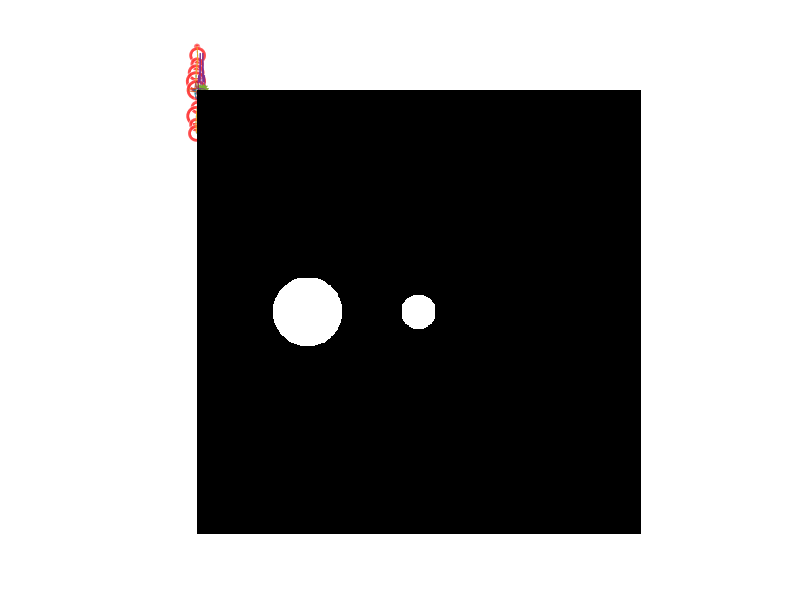

The MATLAB script that drew this image: (Note: this script raises an error after producing the figure.)
%% Circles along a curve
% x = [100,200,300,400];
% y = [100,200,300,400];
r = 2;

y = -50:10:50;
x = sin(y*180/pi);
z = zeros(1,length(y));

plot(x,y,LineWidth=3)
hold on
for i=1:length(y)
    viscircles([x(i),y(i)],r*randi([1,5],1));
%     viscircles([x(i),y(i)],r);
    hold on
end

%%
y = -50:10:50;
x = sin(y*180/pi);

% x = [10,25,30,40];
% y = [100,10,10,50];


slope = zeros(1,length(x)-1);
slope2 = zeros(1,length(x)-1);

for i = 1:length(slope)
    slope(i) = (y(i+1)-y(i))/(x(i+1)-x(i));
    slope2(i) = atan(slope(i));
end
plot(x,y)
hold on
plot(slope)
hold on
plot(slope2,'*')

%%

r=1
teta=-pi:0.01:pi;
x=r*cos(teta);
y=r*sin(teta);
plot3(x,y,zeros(1,numel(x)))

%% Ellipse rotation

a = 2; b = 10;
x = -5:0.1:5;
yminus = -sqrt(b^2 * (1 - x.^2 / a^2));
% plot(x,y)
% hold on
yplus = sqrt(b^2 * (1 - x.^2 / a^2));
plot(x,yminus,x,yplus)

hold on

pplus = zeros(2,length(x));
pplus(1,:) = x;
pplus(2,:) = yplus;

pminus = zeros(2,length(x));
pminus(1,:) = x;
pminus(2,:) = yminus;

theta = 3*pi/6;
rot3d = [cos(theta) -sin(theta) 0; sin(theta) cos(theta) 0; 0 0 1];
rot2d = [cos(theta) -sin(theta); sin(theta) cos(theta)];

% pnewminus = rot2d * pminus(1:2,:);
% pnewplus = rot2d * pplus(1:2,:);

pnewminus = rot2d * pminus;
pnewplus = rot2d * pplus;

xnewplus = pnewplus(1,:);
ynewplus = pnewplus(2,:);

xnewminus = pnewminus(1,:);
ynewminus = pnewminus(2,:);

plot(xnewplus,ynewplus,xnewminus,pnewminus);

%% Connected regions

slice = zeros(512,512,1);
% x0 = 255;
% y0 = 255;

x0 = [100 200 350 50];
y0 = [120 350 150 400];
r = [30 100 350 650];

for i = 1:length(x0)
    for x=1:512
        for y=1:512
%             if (x-x0(i))^2*randi([-10,10],1) + (y-y0(i))^2  < 400
%             if ((x-x0(i))^2 + (y-y0(i))^2  == 400) && ((x-x0(i))^2 + (y-y0(i))^2  < 400*randi([-100,100],1))
            if ((x-x0(i))^2 + (y-y0(i))^2  < r(i))
                slice(x,y,1) = 255;
            end
        end
    end
end

imshow(slice);

% CC = bwconncomp(slice);
% region = imread("regions2.png");
% r = 5;
% reg = rgb2gray(region);
% imshow(reg);
% 
% hold on
% 
% CC = bwconncomp(reg,4);
% centroid = regionprops(CC,'Centroid');
% all = regionprops(CC,'all');
% 
% 
% for i=1:length(centroid)
%     xc(i) = centroid(i).Centroid(1);
%     yc(i) = centroid(i).Centroid(2);
% end
% 
% % area = all.Area(all.Area > 500);
% 
% for i=1:length(xc)
%     viscircles([xc(i),yc(i)],r);
%     hold on
% end

%% Radon transform main images
% (x0,y0): (0,0) = left top, (512,0) = left bottom, 
% (0,512) = right top, (512,512) = right bottom

slice = zeros(512,512);
% x0 = 255;
% y0 = 255;

x0 = [256 256];
% y0 = [256];
y0 = [128 256];
r = [1600 400]

for i = 1:length(y0)
    for x=1:512
        for y=1:512
            if ((x-x0(i))^2 + (y-y0(i))^2  < r(i))
                slice(x,y) = 255;
            end
        end
    end
end
imwrite(slice,'cir2.png');
imshow(slice);

%%
im1 = imread("cir1.png");
im2 = imread('cir2.png');

p10 = radon(im1,0);
plot(radon(im1,0))
% imshow(iradon(p10,0,'none'),[]) % inverse radon with smearing action
th = 0:45:179;
th2 = 0:2:179;
pangles = radon(im1,th);
% imshow(iradon(pangles,th,'none'),[])

p20 = radon(im2,0);
% imshow(iradon(p20,0,'none'),[]) % smearing action
th = 0:45:179;
pangles2 = radon(im2,th);
% imshow(iradon(pangles2,th,'none'),[])

%% Sinograms

im1 = imread('cir2.png');
im1 = imresize(im1,[100 100]);
iptsetpref('ImshowAxesVisible','on')
theta = 0:180;
[R,xp] = radon(im1,theta);
imshow(R,[],'Xdata',theta,'Ydata',xp,'InitialMagnification','fit');
xlabel('\theta (degrees)')
ylabel('x''')
colormap(gray), colorbar
iptsetpref('ImshowAxesVisible','off');

%%
x = -100:1:100;
y = sin(x);

plot(ff)

%%
rect = zeros(256,256);
rect2 = slice;
rect2(100:150,100:150) = 255;

montage({rect,rect2})

aa = radon(rect2,0);
% plot(radon(rect2,45))
